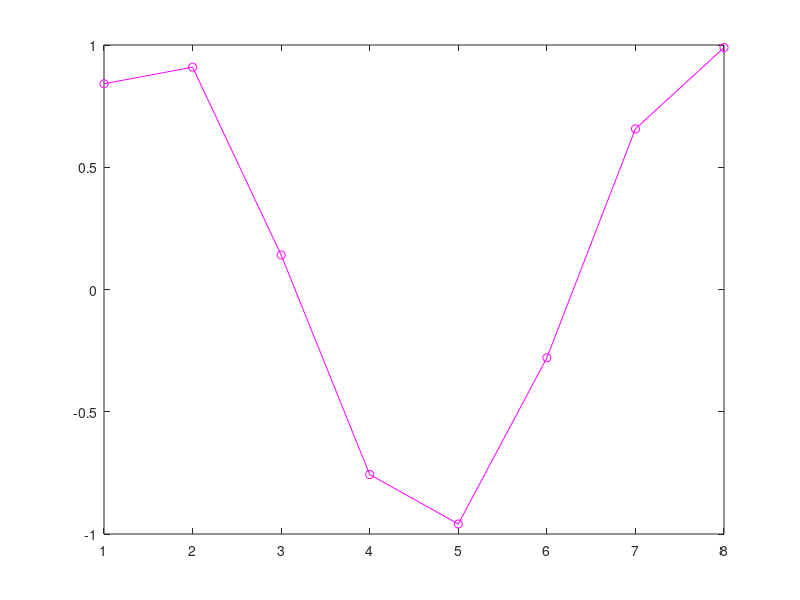

MATLAB code to generate this figure:
%Question 31 Create a vector x = (1,2,3,4,5,6,7,8).
x = [1 : 1 : 8]

%Question 32 Create a vector y = 2x.
y = [x*2]'

%Question 33 Plot y against x.
plot(x, y)

%Question 34 Create a vector of 100 points from 0 to ?.
linspace(1, pi, 100)

%Question 35 Plot y = sin(x).
plot(x, sin(x))

%Question 36 Find out in the documentation how to change the line colour and style.
plot(x, sin(x), ("om-"))